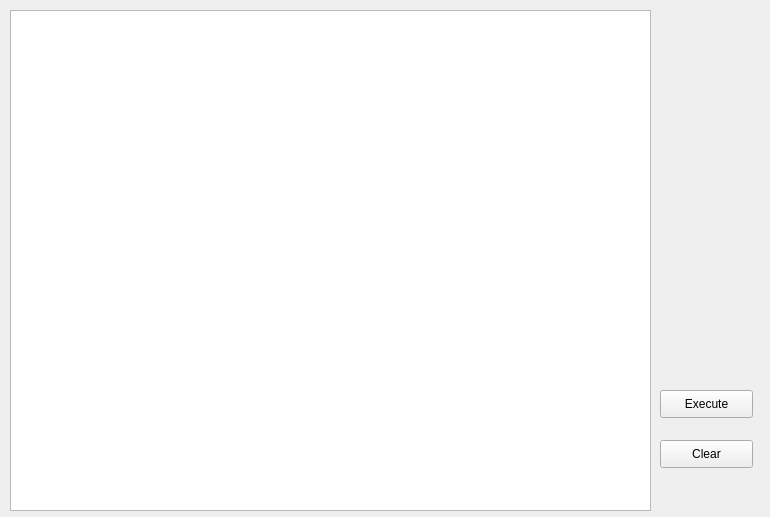
<?xml version="1.0" encoding="UTF-8"?>
<ui version="4.0">
 <class>MainWindow</class>
 <widget class="QMainWindow" name="MainWindow">
  <property name="geometry">
   <rect>
    <x>0</x>
    <y>0</y>
    <width>770</width>
    <height>517</height>
   </rect>
  </property>
  <property name="windowTitle">
   <string notr="true">LaTeX2BB</string>
  </property>
  <property name="windowIcon">
   <iconset>
    <normaloff>kpope_logo.png</normaloff>kpope_logo.png</iconset>
  </property>
  <widget class="QWidget" name="centralwidget">
   <widget class="QTextEdit" name="textEdit">
    <property name="geometry">
     <rect>
      <x>10</x>
      <y>10</y>
      <width>641</width>
      <height>501</height>
     </rect>
    </property>
   </widget>
   <widget class="QPushButton" name="btn_execute">
    <property name="geometry">
     <rect>
      <x>660</x>
      <y>390</y>
      <width>93</width>
      <height>28</height>
     </rect>
    </property>
    <property name="text">
     <string>Execute</string>
    </property>
   </widget>
   <widget class="QPushButton" name="btn_clear">
    <property name="geometry">
     <rect>
      <x>660</x>
      <y>440</y>
      <width>93</width>
      <height>28</height>
     </rect>
    </property>
    <property name="text">
     <string>Clear</string>
    </property>
   </widget>
  </widget>
 </widget>
 <resources/>
 <connections/>
</ui>
